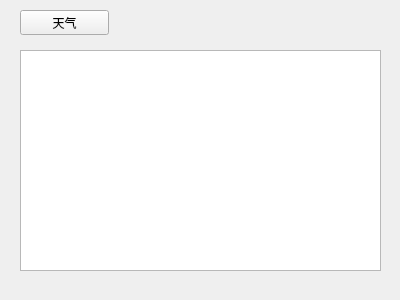
<?xml version="1.0" encoding="UTF-8"?>
<ui version="4.0">
 <class>page4</class>
 <widget class="QWidget" name="page4">
  <property name="geometry">
   <rect>
    <x>0</x>
    <y>0</y>
    <width>400</width>
    <height>300</height>
   </rect>
  </property>
  <property name="windowTitle">
   <string>Form</string>
  </property>
  <widget class="QPushButton" name="pushButton">
   <property name="geometry">
    <rect>
     <x>20</x>
     <y>10</y>
     <width>89</width>
     <height>25</height>
    </rect>
   </property>
   <property name="text">
    <string>天气</string>
   </property>
  </widget>
  <widget class="QTextEdit" name="textEdit">
   <property name="geometry">
    <rect>
     <x>20</x>
     <y>50</y>
     <width>361</width>
     <height>221</height>
    </rect>
   </property>
  </widget>
 </widget>
 <resources/>
 <connections/>
</ui>
